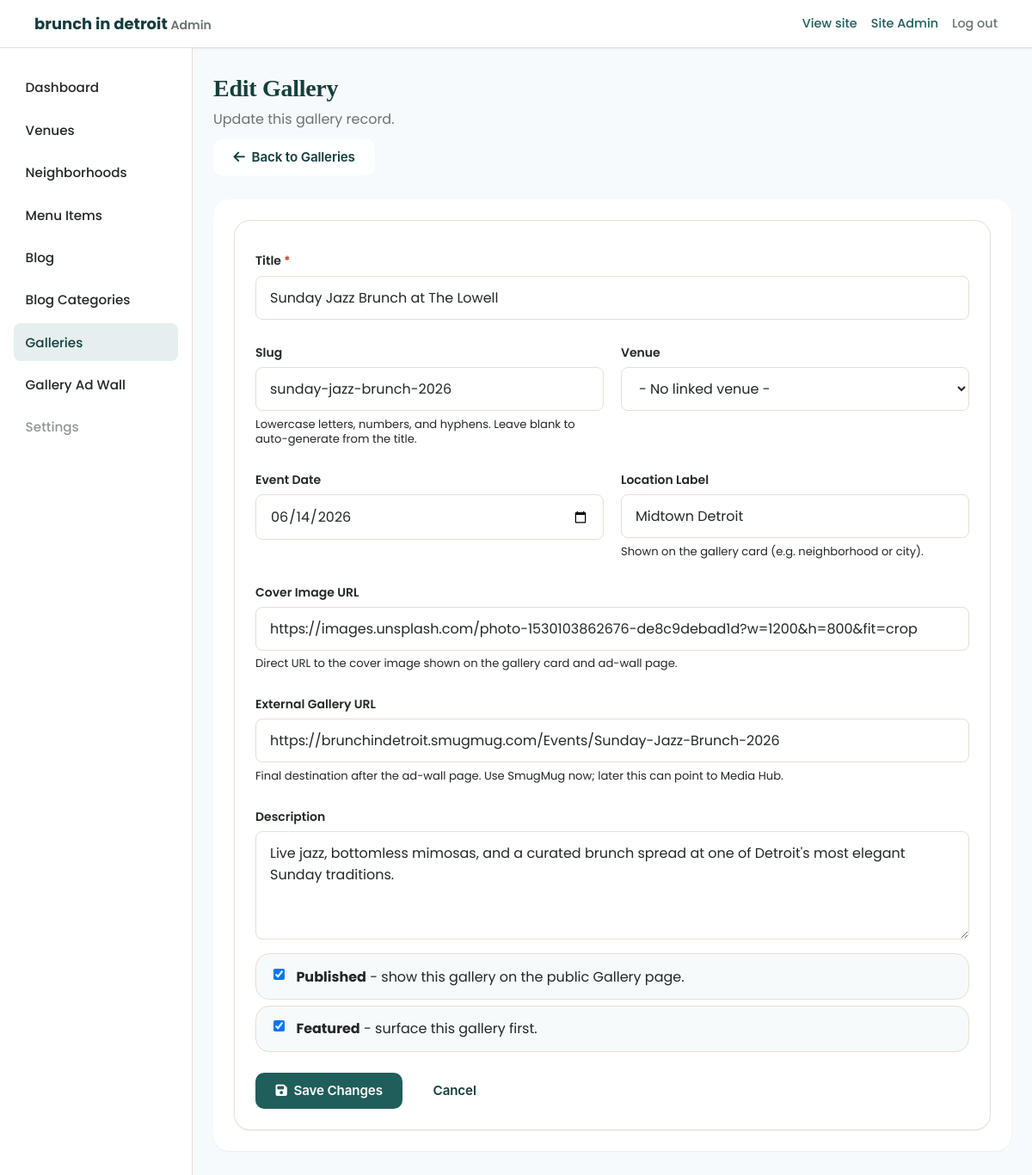
The page /admin/gallery-edit.php?id=1 (signed in) on the database its author committed.
### tables this page shows
CREATE TABLE IF NOT EXISTS galleries (
  id INT UNSIGNED NOT NULL AUTO_INCREMENT,
  slug VARCHAR(160) NOT NULL,
  title VARCHAR(255) NOT NULL,
  venue_id INT UNSIGNED NULL,
  event_date DATE NULL,
  location_label VARCHAR(200) NULL,
  description TEXT NULL,
  cover_image_path VARCHAR(500) NULL,
  gallery_url VARCHAR(500) NULL,
  is_published TINYINT(1) NOT NULL DEFAULT 0,
  is_featured TINYINT(1) NOT NULL DEFAULT 0,
  created_at DATETIME NOT NULL DEFAULT CURRENT_TIMESTAMP,
  updated_at DATETIME NOT NULL DEFAULT CURRENT_TIMESTAMP ON UPDATE CURRENT_TIMESTAMP,
  PRIMARY KEY (id),
  UNIQUE KEY uq_galleries_slug (slug),
  KEY idx_galleries_venue (venue_id),
  KEY idx_galleries_event_date (event_date),
  CONSTRAINT fk_galleries_venue
    FOREIGN KEY (venue_id) REFERENCES venues (id)
    ON DELETE SET NULL ON UPDATE CASCADE
);

### public/admin/gallery-edit.php (called while the page is built, shortened)
<?php
require_once __DIR__ . '/../../app/bootstrap.php';
require_once APP_ROOT . '/models/Gallery.php';
$debug      = (bool) (app_config()['debug'] ?? false);
$editId = 0;
if (isset($_GET['id']) && is_numeric($_GET['id']) && (int) $_GET['id'] > 0) {
    $editId = (int) $_GET['id'];
}
$form = [
    'id'               => $editId,
    'title'            => '',
    'slug'             => '',
    'venue_id'         => '',
    'event_date'       => '',
    'location_label'   => '',
    'description'      => '',
    'cover_image_path' => '',
    'gallery_url'      => '',
    'is_published'     => false,
    'is_featured'      => false,
];
if ($_SERVER['REQUEST_METHOD'] === 'GET' && $editId > 0) {
    try {
        $existing = Gallery::find($editId);
    } catch (Throwable $ex) {
        flash_set('error', $debug ? $ex->getMessage() : 'Could not load that gallery.');
        redirect(admin_url('galleries.php'));
    }
    $form = [
        'id'               => (int) ($existing['id'] ?? 0),
        'title'            => (string) ($existing['title'] ?? ''),
        'slug'             => (string) ($existing['slug'] ?? ''),
        'venue_id'         => ($existing['venue_id'] ?? null) !== null ? (string) (int) $existing['venue_id'] : '',
        'event_date'       => ($existing['event_date'] ?? null) !== null ? (string) $existing['event_date'] : '',
        'location_label'   => (string) ($existing['location_label'] ?? ''),
        'description'      => (string) ($existing['description'] ?? ''),
        'cover_image_path' => (string) ($existing['cover_image_path'] ?? ''),
        'gallery_url'      => (string) ($existing['gallery_url'] ?? ''),
        'is_published'     => !empty($existing['is_published']),
        'is_featured'      => !empty($existing['is_featured']),
    ];
}
require APP_ROOT . '/views/partials/admin-header.php';
require APP_ROOT . '/views/partials/admin-sidebar.php';
require APP_ROOT . '/views/admin/gallery-edit.php';
require APP_ROOT . '/views/partials/admin-footer.php';

### app/models/Gallery.php (called while the page is built, shortened)
<?php
final class Gallery
{
    public static function find(int $id): ?array
    {
        $pdo = db();
        $sql = "
            SELECT
                g.id,
                g.slug,
                g.title,
                g.venue_id,
                g.event_date,
                g.location_label,
                g.description,
                g.cover_image_path,
                g.gallery_url,
                g.is_published,
                g.is_featured,
                g.created_at,
                g.updated_at,
                v.name AS venue_name
            FROM galleries g
            LEFT JOIN venues v ON v.id = g.venue_id
            WHERE g.id = :id
            LIMIT 1
        ";
        $stmt = $pdo->prepare($sql);
        $stmt->execute([':id' => $id]);
        $row = $stmt->fetch();
        return $row !== false ? $row : null;
    }
}

### app/helpers/functions.php (called while the page is built, shortened)
<?php
function app_config(): array
{
    static $config = null;
    if ($config === null) {
        $path = APP_ROOT . '/config/config.php';
        $config = require $path;
    }
    return $config;
}
function e(?string $value): string
{
    return htmlspecialchars($value ?? '', ENT_QUOTES | ENT_SUBSTITUTE, 'UTF-8');
}
function asset_url(string $path): string
{
    $path = ltrim($path, '/');
    $base = rtrim((string) (app_config()['base_url'] ?? ''), '/');
    if ($base === '') {
        return '/' . $path;
    }
    return $base . '/' . $path;
}
function admin_url(string $path): string
{
    $path = ltrim($path, '/');
    return asset_url('admin/' . $path);
}

### app/config/config.php (called while the page is built, shortened)
<?php
return [
    'site_domain' => 'brunchindetroit.com',
    'site_name_display' => 'brunch in detroit',
    'environment' => 'local',
    'debug' => true,
    'base_url' => '',
    'db' => [
        'host' => '127.0.0.1',
        'port' => 3306,
        'name' => 'brunchindetroit',
        'user' => 'root',
        'password' => '',
        'charset' => 'utf8mb4',
    ],
    'session' => [
        'name' => 'brunch_admin_session',
    ],
    'uploads' => [
        'max_bytes' => 5 * 1024 * 1024,
        'allowed_mime' => ['image/jpeg', 'image/png', 'image/webp', 'image/gif'],
    ],
];

### app/bootstrap.php (called while the page is built, shortened)
<?php
require APP_ROOT . '/helpers/functions.php';
require APP_ROOT . '/helpers/auth.php';
require APP_ROOT . '/config/database.php';
$config = app_config();

### app/helpers/auth.php (called while the page is built, shortened)
<?php
function admin_session_start(): void
{
    if (session_status() === PHP_SESSION_ACTIVE) {
        return;
    }
    $config = app_config();
}

### app/config/database.php (called while the page is built, shortened)
<?php
function db(): PDO
{
    static $pdo = null;
    if ($pdo instanceof PDO) {
        return $pdo;
    }
    $config = app_config();
    $db = $config['db'];
    $dsn = sprintf(
        'mysql:host=%s;port=%d;dbname=%s;charset=%s',
        $db['host'],
        (int) $db['port'],
        $db['name'],
        $db['charset']
    );
    $pdo = new PDO($dsn, $db['user'], $db['password'], [
        PDO::ATTR_ERRMODE => PDO::ERRMODE_EXCEPTION,
        PDO::ATTR_DEFAULT_FETCH_MODE => PDO::FETCH_ASSOC,
        PDO::ATTR_EMULATE_PREPARES => false,
    ]);
    return $pdo;
}

### app/views/admin/gallery-edit.php (the view, shortened to what this page needs)
<?php
$isEdit = (int) ($form['id'] ?? 0) > 0;
$heading = $isEdit ? 'Edit Gallery' : 'Add Gallery';
?>
<div class="admin-page-header">
    <div>
        <h1 class="admin-page-title"><?= e($heading) ?></h1>
        <p class="admin-page-lead">
            <?= $isEdit ? 'Update this gallery record.' : 'Create a new gallery landing page that sends visitors through the ad wall before the external gallery.' ?>
        </p>
    </div>
    <a class="btn btn--outline" href="<?= e(admin_url('galleries.php')) ?>">
        <i class="fa-solid fa-arrow-left"></i> Back to Galleries
    </a>
</div>
<div class="admin-panel">
    <form class="admin-form" method="post" action="<?= e(admin_url('gallery-edit.php')) ?>">
        <div class="admin-form__grid">
            <div class="admin-form__field admin-form__field--full">
                <label class="form-label" for="title">Title <span class="admin-form__req">*</span></label>
                <input type="text" id="title" name="title" class="form-control"
                       maxlength="255" required
                       value="<?= e($form['title']) ?>">
            </div>
            <div class="admin-form__field">
                <label class="form-label" for="slug">Slug</label>
                <input type="text" id="slug" name="slug" class="form-control"
                       maxlength="160"
                       value="<?= e($form['slug']) ?>">
                <span class="admin-form__hint">
                    Lowercase letters, numbers, and hyphens. Leave blank to auto-generate from the title.
                </span>
            </div>
            <div class="admin-form__field">
                <label class="form-label" for="venue_id">Venue</label>
                <select id="venue_id" name="venue_id" class="form-control">
                    <option value="">- No linked venue -</option>
                </select>
            </div>
            <div class="admin-form__field">
                <label class="form-label" for="event_date">Event Date</label>
                <input type="date" id="event_date" name="event_date" class="form-control"
                       value="<?= e($form['event_date']) ?>">
            </div>
            <div class="admin-form__field">
                <label class="form-label" for="location_label">Location Label</label>
                <input type="text" id="location_label" name="location_label" class="form-control"
                       maxlength="200"
                       value="<?= e($form['location_label']) ?>">
                <span class="admin-form__hint">Shown on the gallery card (e.g. neighborhood or city).</span>
            </div>
            <div class="admin-form__field admin-form__field--full">
                <label class="form-label" for="cover_image_path">Cover Image URL</label>
                <input type="url" id="cover_image_path" name="cover_image_path" class="form-control"
                       maxlength="500"
                       placeholder="https://..."
                       value="<?= e($form['cover_image_path']) ?>">
                <span class="admin-form__hint">Direct URL to the cover image shown on the gallery card and ad-wall page.</span>
            </div>
            <div class="admin-form__field admin-form__field--full">
                <label class="form-label" for="gallery_url">External Gallery URL</label>
                <input type="url" id="gallery_url" name="gallery_url" class="form-control"
                       maxlength="500"
                       placeholder="https://..."
                       value="<?= e($form['gallery_url']) ?>">
                <span class="admin-form__hint">
                    Final destination after the ad-wall page. Use SmugMug now; later this can point to Media Hub.
                </span>
            </div>
            <div class="admin-form__field admin-form__field--full">
                <label class="form-label" for="description">Description</label>
                <textarea id="description" name="description" class="form-control" rows="4"><?= e($form['description']) ?></textarea>
            </div>
            <div class="admin-form__field admin-form__field--full">
                <div class="admin-checkbox">
                    <input type="checkbox" id="is_published" name="is_published" value="1"
                        <?= !empty($form['is_published']) ? 'checked' : '' ?>>
                    <label for="is_published"><strong>Published</strong> - show this gallery on the public Gallery page.</label>
                </div>
                <div class="admin-checkbox">
                    <input type="checkbox" id="is_featured" name="is_featured" value="1"
                        <?= !empty($form['is_featured']) ? 'checked' : '' ?>>
                    <label for="is_featured"><strong>Featured</strong> - surface this gallery first.</label>
                </div>
            </div>
        </div>
        <div class="admin-form__actions">
            <button type="submit" class="btn btn--primary">
                <i class="fa-solid fa-floppy-disk"></i>
                <?= $isEdit ? 'Save Changes' : 'Add Gallery' ?>
            </button>
            <a class="btn btn--outline" href="<?= e(admin_url('galleries.php')) ?>">Cancel</a>
        </div>
    </form>
</div>

### rows shown on the page
galleries: id "Edit Gallery", title "Sunday Jazz Brunch at The Lowell", slug "sunday-jazz-brunch-2026", event_date "06/14/2026", location_label "Midtown Detroit", cover_image_path "https://images.unsplash.com/photo-1530103862676-de8c9debad1d?w=1200&h=800&fit=crop", gallery_url "https://brunchindetroit.smugmug.com/Events/Sunday-Jazz-Brunch-2026", description "Live jazz, bottomless mimosas, and a curated brunch spread at one of Detroit's most elegant Sunday traditions.", is_published "☑", is_featured "☑"

### other values the page prints
site_name_display() "brunch in detroit"
$adminDisplayName "Site Admin"
